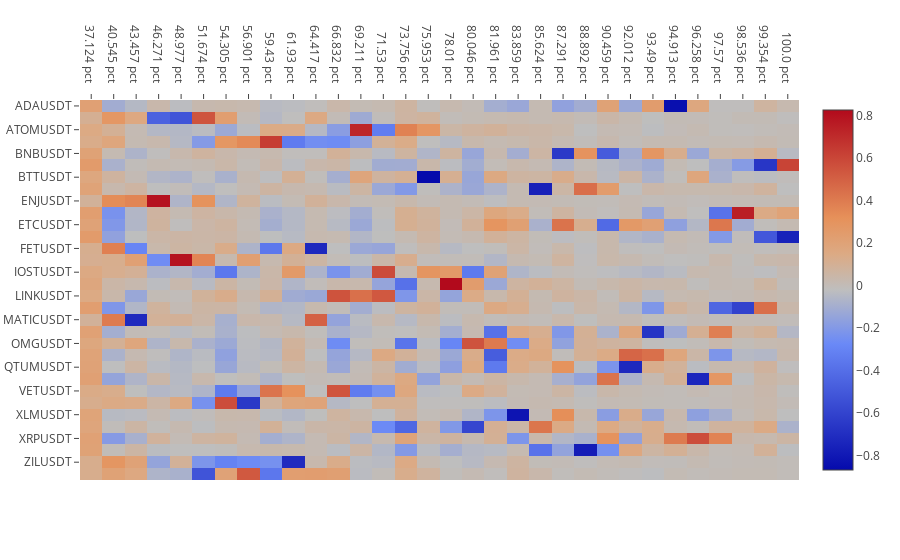
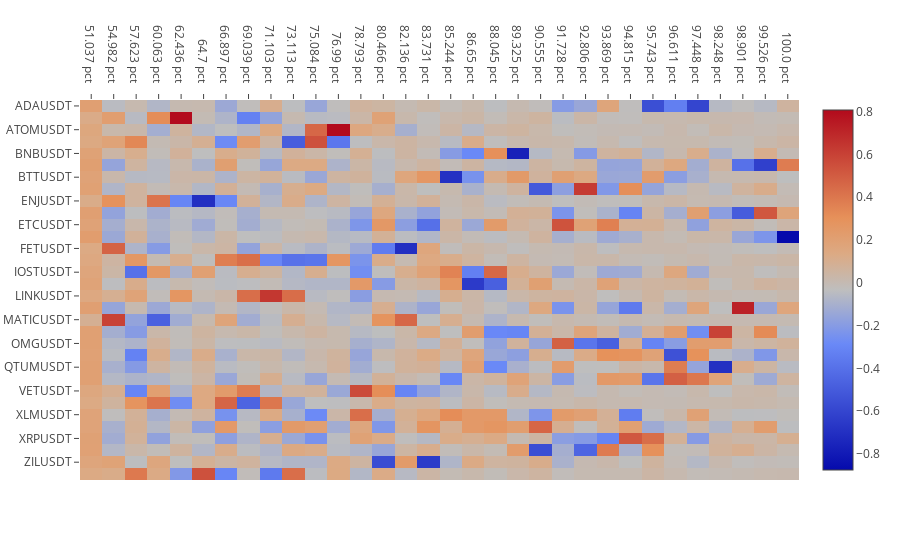

The code cell stored with these charts, in order, in its notebook:
### Markdown cell above
#### PCA

These heatmaps represent the principal components of the cross-sectional returns

The x-axis is labeled as the cumulative percentage of variance predited

We can see that the first component is stronger for longer lookbacks (in line with the higher observed correlations). The weightings on the first component are relatively uniform, that component represents the market return.

### Code cell
plt.plot_pca(data, 'r5')
plt.plot_pca(data, 'r60')
plt.plot_pca(data, 'r720')

### Figure 1 — Plotly figure (JSON) as saved in the notebook; plotly's stock layout.template omitted (floating-point values rounded to 4 significant figures; data arrays with more than 128 entries replaced by an {"elided": "..."} marker saying what was removed)
{"data": [{"colorscale": "RdBu", "type": "heatmap", "uid": "e1ea057e-75a4-4574-af4a-07d4ed6273f8", "x": ["37.124 pct", "40.545 pct", "43.457 pct", "46.271 pct", "48.977 pct", "51.674 pct", "54.305 pct", "56.901 pct", "59.43 pct", "61.93 pct", "64.417 pct", "66.832 pct", "69.211 pct", "71.53 pct", "73.756 pct", "75.953 pct", "78.01 pct", "80.046 pct", "81.961 pct", "83.859 pct", "85.624 pct", "87.291 pct", "88.892 pct", "90.459 pct", "92.012 pct", "93.49 pct", "94.913 pct", "96.258 pct", "97.57 pct", "98.536 pct", "99.354 pct", "100.0 pct"], "y": ["ADAUSDT", "ALGOUSDT", "ATOMUSDT", "BATUSDT", "BNBUSDT", "BTCUSDT", "BTTUSDT", "DASHUSDT", "ENJUSDT", "EOSUSDT", "ETCUSDT", "ETHUSDT", "FETUSDT", "HOTUSDT", "IOSTUSDT", "IOTAUSDT", "LINKUSDT", "LTCUSDT", "MATICUSDT", "NEOUSDT", "OMGUSDT", "ONTUSDT", "QTUMUSDT", "TRXUSDT", "VETUSDT", "WAVESUSDT", "XLMUSDT", "XMRUSDT", "XRPUSDT", "ZECUSDT", "ZILUSDT", "ZRXUSDT"], "z": {"elided": "32x32 float values"}}], "layout": {"xaxis": {"side": "top"}, "yaxis": {"autorange": "reversed"}}}

### Figure 2 — Plotly figure (JSON) as saved in the notebook; plotly's stock layout.template omitted (floating-point values rounded to 4 significant figures; data arrays with more than 128 entries replaced by an {"elided": "..."} marker saying what was removed)
{"data": [{"colorscale": "RdBu", "type": "heatmap", "uid": "625e964f-f186-4f51-8fbe-021dfb702273", "x": ["51.037 pct", "54.982 pct", "57.623 pct", "60.063 pct", "62.436 pct", "64.7 pct", "66.897 pct", "69.039 pct", "71.103 pct", "73.113 pct", "75.084 pct", "76.99 pct", "78.793 pct", "80.466 pct", "82.136 pct", "83.731 pct", "85.244 pct", "86.65 pct", "88.045 pct", "89.325 pct", "90.555 pct", "91.728 pct", "92.806 pct", "93.869 pct", "94.815 pct", "95.743 pct", "96.611 pct", "97.448 pct", "98.248 pct", "98.901 pct", "99.526 pct", "100.0 pct"], "y": ["ADAUSDT", "ALGOUSDT", "ATOMUSDT", "BATUSDT", "BNBUSDT", "BTCUSDT", "BTTUSDT", "DASHUSDT", "ENJUSDT", "EOSUSDT", "ETCUSDT", "ETHUSDT", "FETUSDT", "HOTUSDT", "IOSTUSDT", "IOTAUSDT", "LINKUSDT", "LTCUSDT", "MATICUSDT", "NEOUSDT", "OMGUSDT", "ONTUSDT", "QTUMUSDT", "TRXUSDT", "VETUSDT", "WAVESUSDT", "XLMUSDT", "XMRUSDT", "XRPUSDT", "ZECUSDT", "ZILUSDT", "ZRXUSDT"], "z": {"elided": "32x32 float values"}}], "layout": {"xaxis": {"side": "top"}, "yaxis": {"autorange": "reversed"}}}
